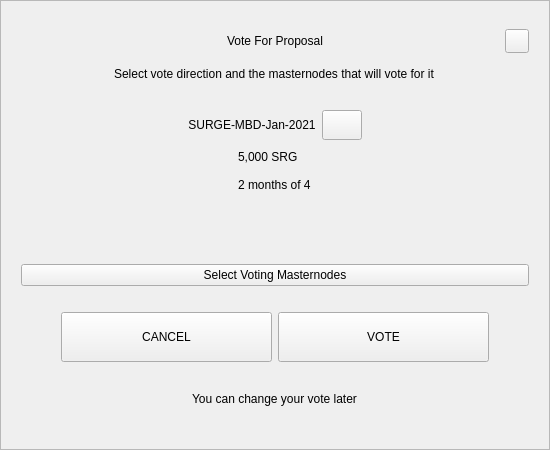
<?xml version="1.0" encoding="UTF-8"?>
<ui version="4.0">
 <class>VoteDialog</class>
 <widget class="QWidget" name="VoteDialog">
  <property name="geometry">
   <rect>
    <x>0</x>
    <y>0</y>
    <width>550</width>
    <height>450</height>
   </rect>
  </property>
  <layout class="QVBoxLayout" name="verticalLayout_1">
   <property name="spacing">
    <number>0</number>
   </property>
   <property name="leftMargin">
    <number>0</number>
   </property>
   <property name="topMargin">
    <number>0</number>
   </property>
   <property name="rightMargin">
    <number>0</number>
   </property>
   <property name="bottomMargin">
    <number>0</number>
   </property>
   <item>
    <widget class="QFrame" name="frame">
     <property name="styleSheet">
      <string notr="true"/>
     </property>
     <property name="frameShape">
      <enum>QFrame::StyledPanel</enum>
     </property>
     <property name="frameShadow">
      <enum>QFrame::Raised</enum>
     </property>
     <layout class="QVBoxLayout" name="verticalLayout_2">
      <property name="spacing">
       <number>6</number>
      </property>
      <property name="leftMargin">
       <number>20</number>
      </property>
      <property name="topMargin">
       <number>20</number>
      </property>
      <property name="rightMargin">
       <number>20</number>
      </property>
      <property name="bottomMargin">
       <number>20</number>
      </property>
      <item>
       <layout class="QHBoxLayout" name="horizontalLayout_1">
        <property name="spacing">
         <number>0</number>
        </property>
        <item>
         <spacer name="horizontalSpacer_1">
          <property name="orientation">
           <enum>Qt::Horizontal</enum>
          </property>
          <property name="sizeHint" stdset="0">
           <size>
            <width>40</width>
            <height>20</height>
           </size>
          </property>
         </spacer>
        </item>
        <item>
         <widget class="QLabel" name="labelTitle">
          <property name="minimumSize">
           <size>
            <width>0</width>
            <height>40</height>
           </size>
          </property>
          <property name="maximumSize">
           <size>
            <width>16777215</width>
            <height>40</height>
           </size>
          </property>
          <property name="styleSheet">
           <string notr="true">padding-left:24px;</string>
          </property>
          <property name="text">
           <string>Vote For Proposal</string>
          </property>
          <property name="alignment">
           <set>Qt::AlignCenter</set>
          </property>
          <property name="margin">
           <number>7</number>
          </property>
         </widget>
        </item>
        <item>
         <spacer name="horizontalSpacer_2">
          <property name="orientation">
           <enum>Qt::Horizontal</enum>
          </property>
          <property name="sizeHint" stdset="0">
           <size>
            <width>40</width>
            <height>20</height>
           </size>
          </property>
         </spacer>
        </item>
        <item>
         <widget class="QPushButton" name="btnEsc">
          <property name="minimumSize">
           <size>
            <width>24</width>
            <height>24</height>
           </size>
          </property>
          <property name="maximumSize">
           <size>
            <width>24</width>
            <height>24</height>
           </size>
          </property>
          <property name="focusPolicy">
           <enum>Qt::NoFocus</enum>
          </property>
          <property name="text">
           <string/>
          </property>
         </widget>
        </item>
       </layout>
      </item>
      <item alignment="Qt::AlignHCenter">
       <widget class="QLabel" name="labelSubtitle">
        <property name="text">
         <string>Select vote direction and the masternodes that will vote for it</string>
        </property>
       </widget>
      </item>
      <item>
       <spacer name="verticalSpacer_1">
        <property name="orientation">
         <enum>Qt::Vertical</enum>
        </property>
        <property name="sizeType">
         <enum>QSizePolicy::Expanding</enum>
        </property>
        <property name="sizeHint" stdset="0">
         <size>
          <width>20</width>
          <height>40</height>
         </size>
        </property>
       </spacer>
      </item>
      <item>
       <layout class="QHBoxLayout" name="horizontalLayout_2">
        <item>
         <spacer name="horizontalSpacer_3">
          <property name="orientation">
           <enum>Qt::Horizontal</enum>
          </property>
          <property name="sizeHint" stdset="0">
           <size>
            <width>40</width>
            <height>20</height>
           </size>
          </property>
         </spacer>
        </item>
        <item>
         <widget class="QLabel" name="labelTitleVote">
          <property name="minimumSize">
           <size>
            <width>0</width>
            <height>30</height>
           </size>
          </property>
          <property name="text">
           <string notr="true">SURGE-MBD-Jan-2021</string>
          </property>
          <property name="alignment">
           <set>Qt::AlignCenter</set>
          </property>
          <property name="wordWrap">
           <bool>true</bool>
          </property>
         </widget>
        </item>
        <item>
         <widget class="QPushButton" name="btnLink">
          <property name="minimumSize">
           <size>
            <width>0</width>
            <height>30</height>
           </size>
          </property>
          <property name="maximumSize">
           <size>
            <width>16777215</width>
            <height>30</height>
           </size>
          </property>
          <property name="cursor">
           <cursorShape>PointingHandCursor</cursorShape>
          </property>
          <property name="text">
           <string/>
          </property>
         </widget>
        </item>
        <item>
         <spacer name="horizontalSpacer_4">
          <property name="orientation">
           <enum>Qt::Horizontal</enum>
          </property>
          <property name="sizeHint" stdset="0">
           <size>
            <width>40</width>
            <height>20</height>
           </size>
          </property>
         </spacer>
        </item>
       </layout>
      </item>
      <item alignment="Qt::AlignHCenter">
       <widget class="QWidget" name="widget" native="true">
        <property name="minimumSize">
         <size>
          <width>0</width>
          <height>50</height>
         </size>
        </property>
        <layout class="QVBoxLayout" name="verticalLayout_3">
         <property name="spacing">
          <number>6</number>
         </property>
         <property name="leftMargin">
          <number>0</number>
         </property>
         <property name="topMargin">
          <number>0</number>
         </property>
         <property name="rightMargin">
          <number>0</number>
         </property>
         <property name="bottomMargin">
          <number>0</number>
         </property>
         <item>
          <widget class="QLabel" name="labelAmount">
           <property name="text">
            <string notr="true">5,000 SRG</string>
           </property>
          </widget>
         </item>
         <item>
          <widget class="QLabel" name="labelTime">
           <property name="text">
            <string notr="true">2 months of 4</string>
           </property>
          </widget>
         </item>
        </layout>
       </widget>
      </item>
      <item>
       <spacer name="verticalSpacer_2">
        <property name="orientation">
         <enum>Qt::Vertical</enum>
        </property>
        <property name="sizeType">
         <enum>QSizePolicy::Fixed</enum>
        </property>
        <property name="sizeHint" stdset="0">
         <size>
          <width>20</width>
          <height>10</height>
         </size>
        </property>
       </spacer>
      </item>
      <item>
       <widget class="QWidget" name="containerVotes" native="true">
        <property name="minimumSize">
         <size>
          <width>0</width>
          <height>36</height>
         </size>
        </property>
        <layout class="QHBoxLayout" name="horizontalLayout_3" stretch="1,0,1">
         <property name="spacing">
          <number>0</number>
         </property>
         <property name="leftMargin">
          <number>0</number>
         </property>
         <property name="topMargin">
          <number>0</number>
         </property>
         <property name="rightMargin">
          <number>0</number>
         </property>
         <property name="bottomMargin">
          <number>0</number>
         </property>
         <item>
          <widget class="QWidget" name="containerNo" native="true">
           <property name="sizePolicy">
            <sizepolicy hsizetype="Expanding" vsizetype="Preferred">
             <horstretch>0</horstretch>
             <verstretch>0</verstretch>
            </sizepolicy>
           </property>
           <property name="minimumSize">
            <size>
             <width>0</width>
             <height>36</height>
            </size>
           </property>
           <layout class="QGridLayout" name="gridLayout">
            <property name="leftMargin">
             <number>0</number>
            </property>
            <property name="topMargin">
             <number>0</number>
            </property>
            <property name="rightMargin">
             <number>0</number>
            </property>
            <property name="bottomMargin">
             <number>0</number>
            </property>
            <property name="spacing">
             <number>0</number>
            </property>
           </layout>
          </widget>
         </item>
         <item>
          <spacer name="horizontalSpacer_5">
           <property name="orientation">
            <enum>Qt::Horizontal</enum>
           </property>
           <property name="sizeType">
            <enum>QSizePolicy::Fixed</enum>
           </property>
           <property name="sizeHint" stdset="0">
            <size>
             <width>16</width>
             <height>20</height>
            </size>
           </property>
          </spacer>
         </item>
         <item>
          <widget class="QWidget" name="containerYes" native="true">
           <property name="minimumSize">
            <size>
             <width>0</width>
             <height>36</height>
            </size>
           </property>
           <property name="layoutDirection">
            <enum>Qt::LeftToRight</enum>
           </property>
           <layout class="QGridLayout" name="gridLayout_2">
            <property name="leftMargin">
             <number>0</number>
            </property>
            <property name="topMargin">
             <number>0</number>
            </property>
            <property name="rightMargin">
             <number>0</number>
            </property>
            <property name="bottomMargin">
             <number>0</number>
            </property>
            <property name="horizontalSpacing">
             <number>0</number>
            </property>
           </layout>
          </widget>
         </item>
        </layout>
       </widget>
      </item>
      <item>
       <spacer name="verticalSpacer_3">
        <property name="orientation">
         <enum>Qt::Vertical</enum>
        </property>
        <property name="sizeType">
         <enum>QSizePolicy::Fixed</enum>
        </property>
        <property name="sizeHint" stdset="0">
         <size>
          <width>20</width>
          <height>10</height>
         </size>
        </property>
       </spacer>
      </item>
      <item>
       <widget class="QPushButton" name="btnSelectMasternodes">
        <property name="cursor">
         <cursorShape>PointingHandCursor</cursorShape>
        </property>
        <property name="text">
         <string>Select Voting Masternodes</string>
        </property>
       </widget>
      </item>
      <item>
       <spacer name="verticalSpacer_4">
        <property name="orientation">
         <enum>Qt::Vertical</enum>
        </property>
        <property name="sizeType">
         <enum>QSizePolicy::Fixed</enum>
        </property>
        <property name="sizeHint" stdset="0">
         <size>
          <width>20</width>
          <height>20</height>
         </size>
        </property>
       </spacer>
      </item>
      <item>
       <layout class="QHBoxLayout" name="horizontalLayout_4" stretch="0,2,2,0">
        <item>
         <spacer name="horizontalSpacer_6">
          <property name="orientation">
           <enum>Qt::Horizontal</enum>
          </property>
          <property name="sizeHint" stdset="0">
           <size>
            <width>40</width>
            <height>20</height>
           </size>
          </property>
         </spacer>
        </item>
        <item>
         <widget class="QPushButton" name="btnCancel">
          <property name="minimumSize">
           <size>
            <width>0</width>
            <height>50</height>
           </size>
          </property>
          <property name="focusPolicy">
           <enum>Qt::NoFocus</enum>
          </property>
          <property name="text">
           <string>CANCEL</string>
          </property>
         </widget>
        </item>
        <item>
         <widget class="QPushButton" name="btnSave">
          <property name="minimumSize">
           <size>
            <width>0</width>
            <height>50</height>
           </size>
          </property>
          <property name="focusPolicy">
           <enum>Qt::NoFocus</enum>
          </property>
          <property name="text">
           <string>VOTE</string>
          </property>
         </widget>
        </item>
        <item>
         <spacer name="horizontalSpacer_7">
          <property name="orientation">
           <enum>Qt::Horizontal</enum>
          </property>
          <property name="sizeHint" stdset="0">
           <size>
            <width>40</width>
            <height>20</height>
           </size>
          </property>
         </spacer>
        </item>
       </layout>
      </item>
      <item>
       <spacer name="verticalSpacer_5">
        <property name="orientation">
         <enum>Qt::Vertical</enum>
        </property>
        <property name="sizeType">
         <enum>QSizePolicy::Expanding</enum>
        </property>
        <property name="sizeHint" stdset="0">
         <size>
          <width>20</width>
          <height>10</height>
         </size>
        </property>
       </spacer>
      </item>
      <item>
       <spacer name="verticalSpacer_6">
        <property name="orientation">
         <enum>Qt::Vertical</enum>
        </property>
        <property name="sizeHint" stdset="0">
         <size>
          <width>20</width>
          <height>40</height>
         </size>
        </property>
       </spacer>
      </item>
      <item alignment="Qt::AlignHCenter">
       <widget class="QLabel" name="labelMessage">
        <property name="text">
         <string>You can change your vote later</string>
        </property>
       </widget>
      </item>
      <item>
       <spacer name="verticalSpacer_7">
        <property name="orientation">
         <enum>Qt::Vertical</enum>
        </property>
        <property name="sizeType">
         <enum>QSizePolicy::Expanding</enum>
        </property>
        <property name="sizeHint" stdset="0">
         <size>
          <width>20</width>
          <height>40</height>
         </size>
        </property>
       </spacer>
      </item>
     </layout>
    </widget>
   </item>
  </layout>
 </widget>
 <resources/>
 <connections/>
</ui>
